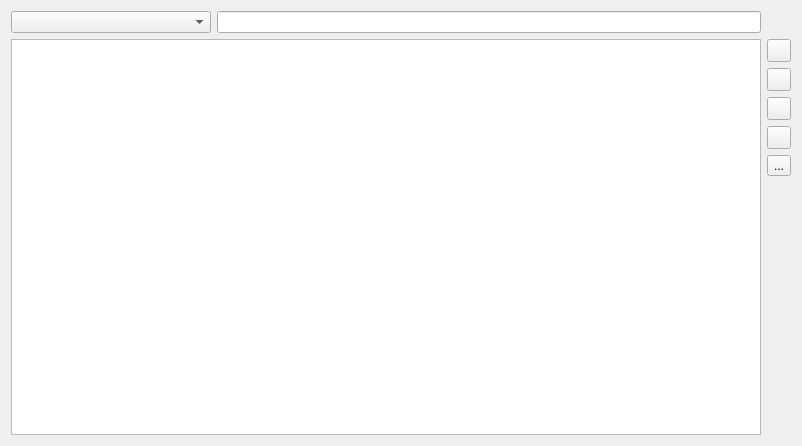
<?xml version="1.0" encoding="UTF-8"?>
<ui version="4.0">
 <class>ZViewClass</class>
 <widget class="QWidget" name="ZViewClass">
  <property name="geometry">
   <rect>
    <x>0</x>
    <y>0</y>
    <width>802</width>
    <height>446</height>
   </rect>
  </property>
  <property name="windowTitle">
   <string>ZView</string>
  </property>
  <property name="windowIcon">
   <iconset resource="../cleaning.qrc">
    <normaloff>:/images/table.png</normaloff>:/images/table.png</iconset>
  </property>
  <layout class="QGridLayout" name="gridLayout">
   <item row="1" column="0" rowspan="6" colspan="2">
    <widget class="QTableView" name="tbl">
     <property name="alternatingRowColors">
      <bool>true</bool>
     </property>
     <property name="selectionBehavior">
      <enum>QAbstractItemView::SelectRows</enum>
     </property>
     <property name="sortingEnabled">
      <bool>true</bool>
     </property>
     <attribute name="verticalHeaderDefaultSectionSize">
      <number>20</number>
     </attribute>
    </widget>
   </item>
   <item row="2" column="2">
    <widget class="QToolButton" name="cmdAdd">
     <property name="toolTip">
      <string>Добавить</string>
     </property>
     <property name="text">
      <string/>
     </property>
     <property name="icon">
      <iconset resource="../cleaning.qrc">
       <normaloff>:/images/add.png</normaloff>:/images/add.png</iconset>
     </property>
    </widget>
   </item>
   <item row="3" column="2">
    <widget class="QToolButton" name="cmdDel">
     <property name="toolTip">
      <string>Удалить</string>
     </property>
     <property name="text">
      <string/>
     </property>
     <property name="icon">
      <iconset resource="../cleaning.qrc">
       <normaloff>:/images/error.png</normaloff>:/images/error.png</iconset>
     </property>
    </widget>
   </item>
   <item row="6" column="2">
    <spacer name="verticalSpacer">
     <property name="orientation">
      <enum>Qt::Vertical</enum>
     </property>
     <property name="sizeHint" stdset="0">
      <size>
       <width>20</width>
       <height>163</height>
      </size>
     </property>
    </spacer>
   </item>
   <item row="4" column="2">
    <widget class="QToolButton" name="cmdEdit">
     <property name="toolTip">
      <string>Изменить</string>
     </property>
     <property name="text">
      <string/>
     </property>
     <property name="icon">
      <iconset resource="../cleaning.qrc">
       <normaloff>:/images/modify.png</normaloff>:/images/modify.png</iconset>
     </property>
    </widget>
   </item>
   <item row="0" column="1">
    <widget class="QLineEdit" name="txtFilter">
     <property name="text">
      <string/>
     </property>
    </widget>
   </item>
   <item row="0" column="0">
    <widget class="QComboBox" name="cboFilter">
     <property name="minimumSize">
      <size>
       <width>200</width>
       <height>0</height>
      </size>
     </property>
    </widget>
   </item>
   <item row="5" column="2">
    <widget class="QToolButton" name="cmdPrint">
     <property name="toolTip">
      <string>Распечатать</string>
     </property>
     <property name="text">
      <string>...</string>
     </property>
     <property name="icon">
      <iconset resource="../cleaning.qrc">
       <normaloff>:/images/print.png</normaloff>:/images/print.png</iconset>
     </property>
    </widget>
   </item>
   <item row="1" column="2">
    <widget class="QToolButton" name="cmdReload">
     <property name="toolTip">
      <string>Обновить</string>
     </property>
     <property name="statusTip">
      <string>Обновить</string>
     </property>
     <property name="whatsThis">
      <string>Обновить</string>
     </property>
     <property name="text">
      <string/>
     </property>
     <property name="icon">
      <iconset resource="../cleaning.qrc">
       <normaloff>:/images/update.png</normaloff>:/images/update.png</iconset>
     </property>
    </widget>
   </item>
  </layout>
 </widget>
 <layoutdefault spacing="6" margin="11"/>
 <resources>
  <include location="../cleaning.qrc"/>
 </resources>
 <connections/>
</ui>
